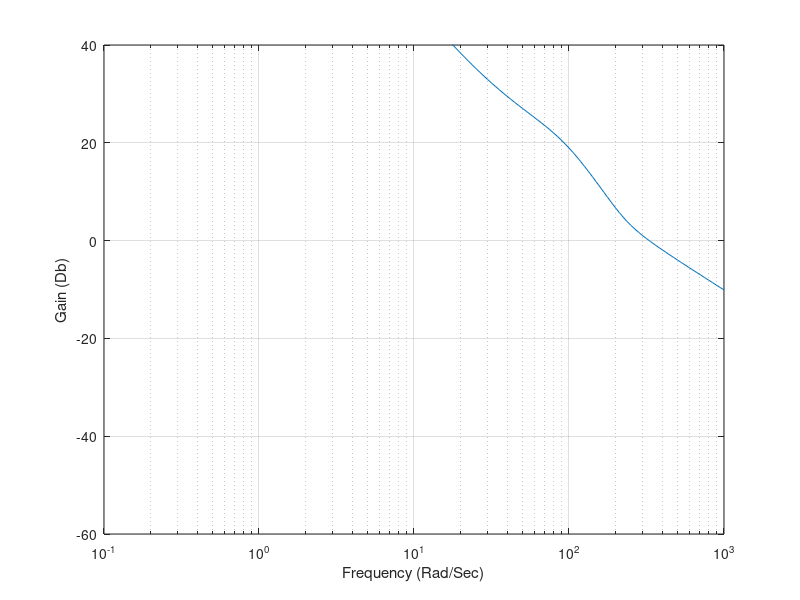

The MATLAB source for this figure: (Note: this script raises an error after producing the figure.)
clear
count=0;
for I=2:160
	W=10^(.025*I-1);
	TOP1=13500*sqrt(1+(W/29.)^2);
	TOP2=sqrt((1-W*W/(160.*160.))^2+(2.*.83*W/160)^2);
	TOP3=sqrt((1-W*W/(216.*216.))^2+(2.*.45*W/216)^2);
	BOT1=W*sqrt(1+(W/2.)^2);
	BOT2=sqrt((1-W*W/(100.*100.))^2+(2.*.65*W/100)^2);
	BOT3=sqrt((1-W*W/(200.*200.))^2+(2.*.5*W/200)^2);
	XMAG=TOP1*TOP2*TOP3/(BOT1*BOT2*BOT3);
	GAIN=20*log10(XMAG);
	count=count+1;
	ArrayW(count)=W;
	ArrayGAIN(count)=GAIN;
end
figure
semilogx(ArrayW,ArrayGAIN),grid
xlabel('Frequency (Rad/Sec)')
ylabel('Gain (Db)')
axis([.1 1000 -60 40])
figure
semilogx(ArrayW,ArrayPHASE),grid
xlabel('Frequency (Rad/Sec)')
ylabel('Phase (Deg)')
axis([.1 1000 -400 100])
clc
output=[ArrayW',ArrayGAIN',ArrayPHASE'];
save datfil.txt output -ascii
disp 'simulation finished' 	
 	